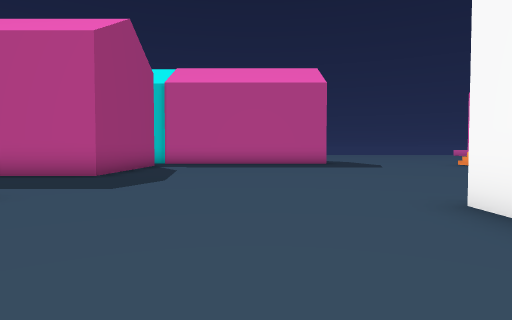
View 1 (above)

24 first-person views from a walk through a 3-D level made in the Unity game engine. The camera is 1.3 m above the floor, tilts 2° down and sees 75° across. The floor is counted in squares, 2 m on a side. Each view is taken from the middle of a square. On the plan, view 1 faces up. The plan holds only what a view shows up to about 10 squares ahead; the rest is blank. The place goes on beyond the plan. The player is left out. Some animated figures are not drawn. Some surface patterns are stand-ins.

View 2
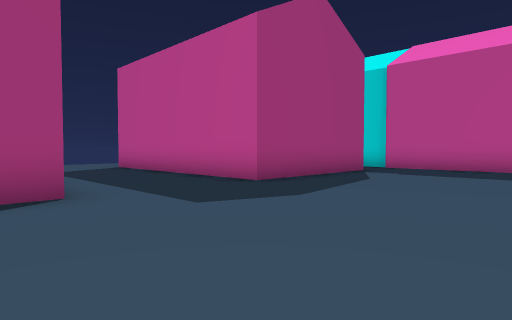

View 3
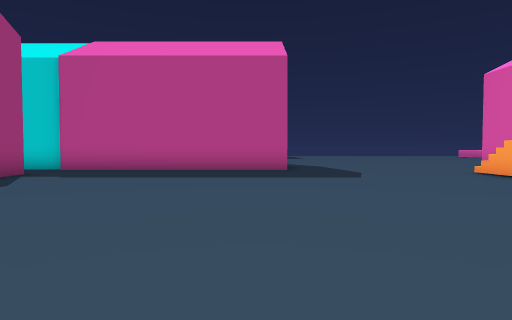

View 4
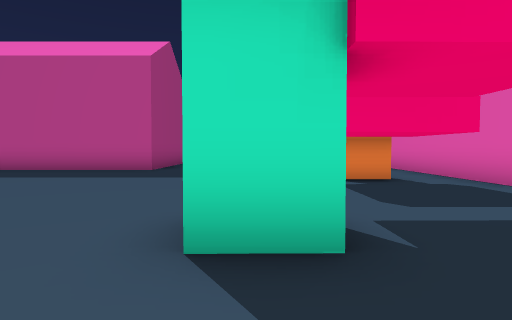

View 5
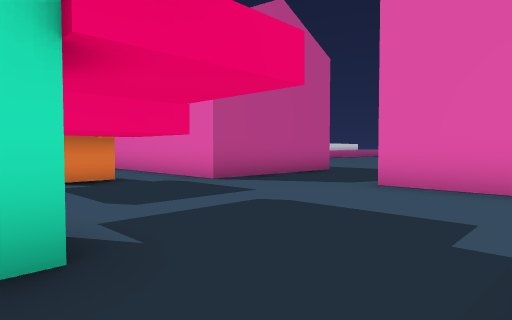

View 6
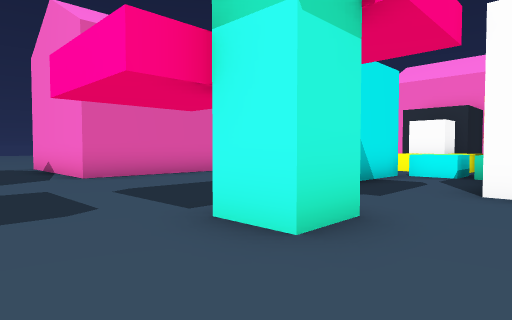

View 7
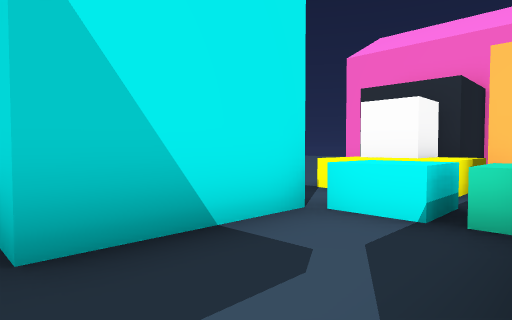

View 8
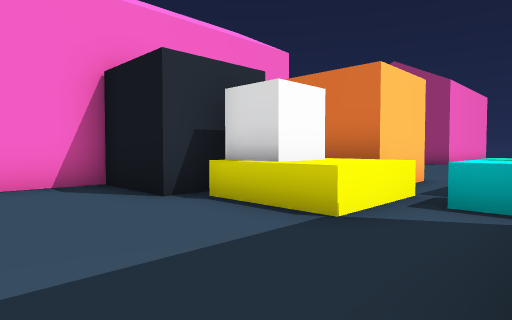

View 9
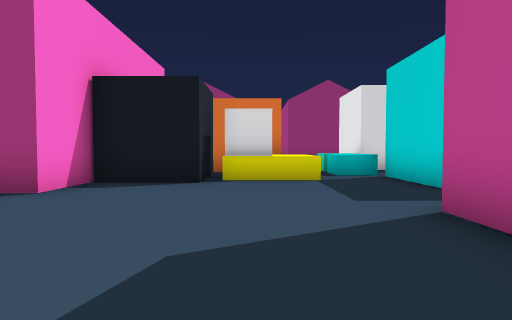

View 10
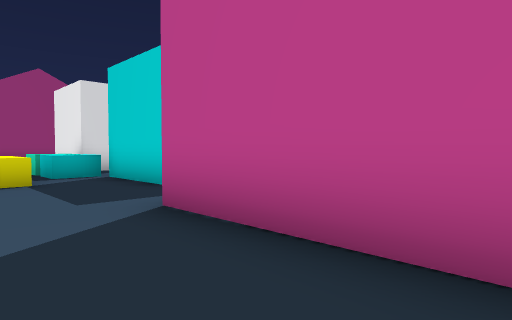

View 11
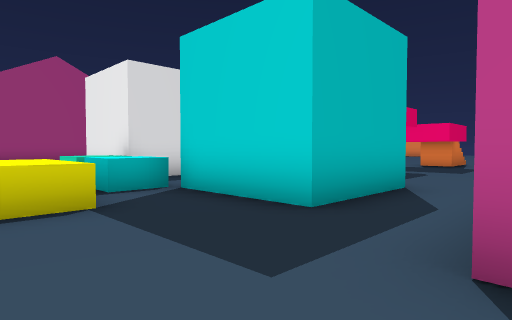

View 12
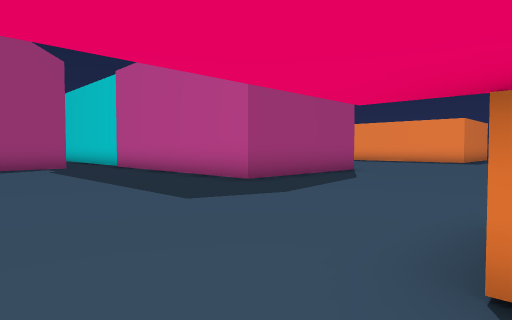

View 13
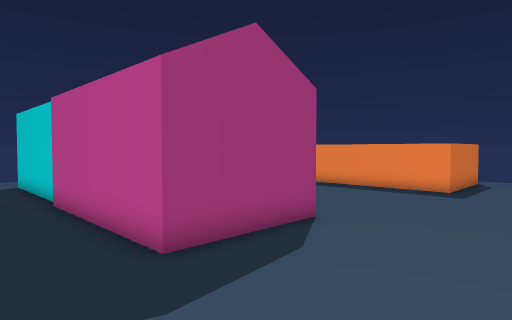

View 14
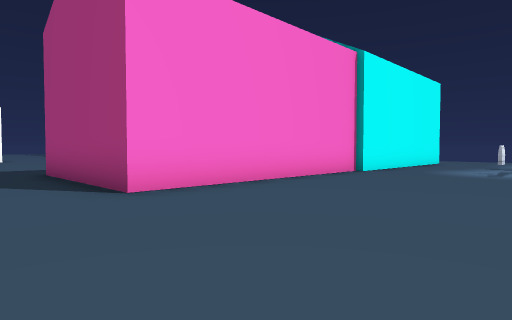

View 15
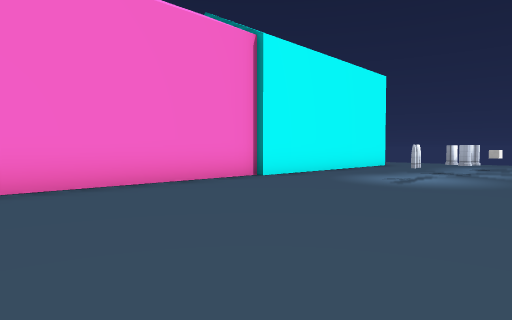

View 16
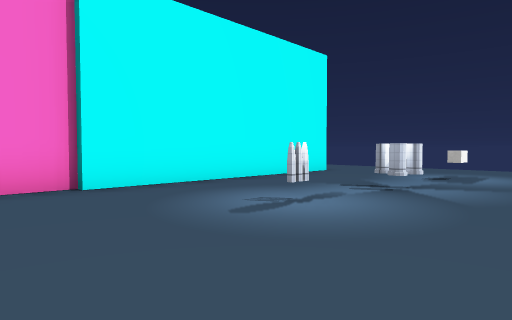

View 17
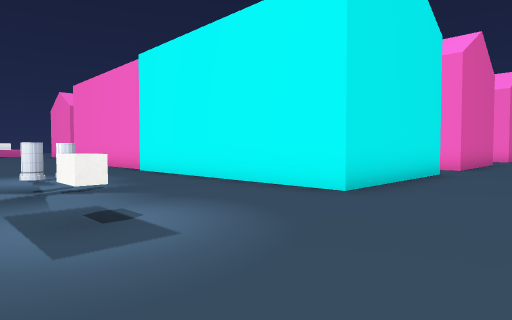

View 18
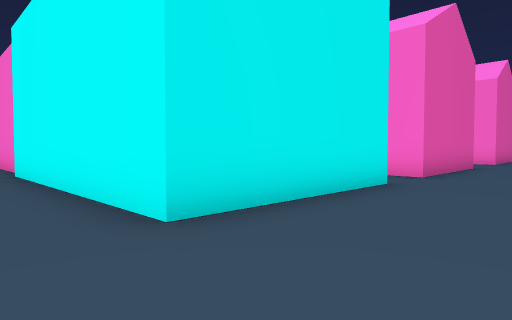

View 19
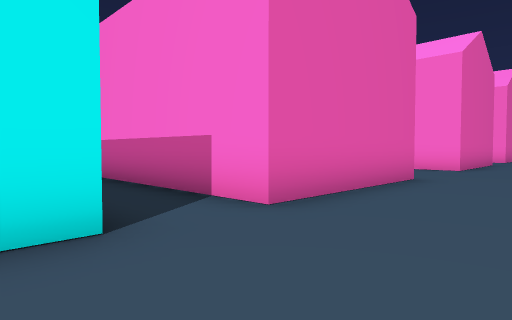

View 20
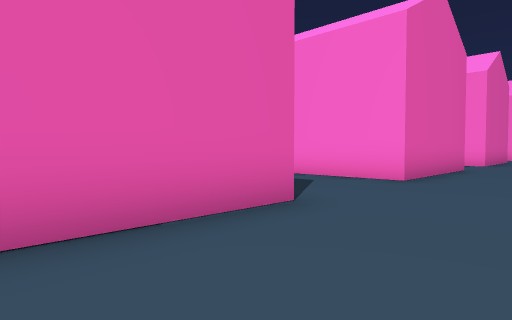

View 21
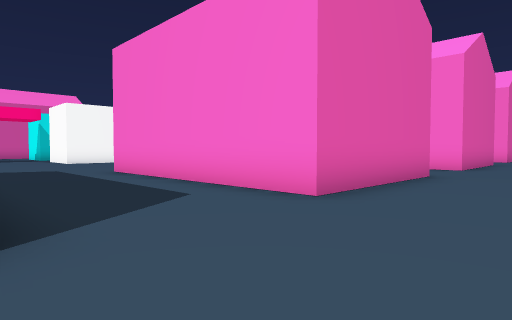

View 22
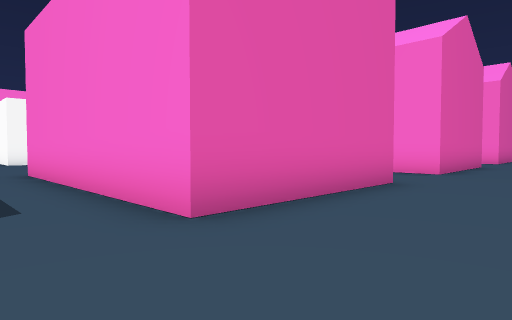

View 23
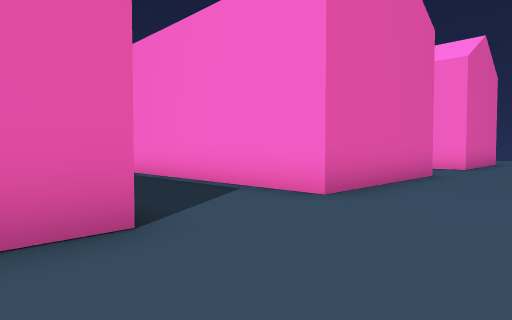

View 24
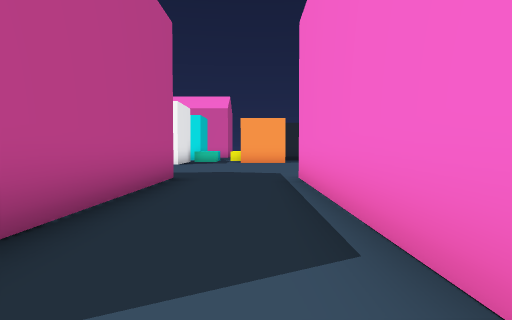

### Floor plan
Key: @ floor where view 1 was taken; # wall or solid block; . floor; / step, stairs or slope; ^ raised ledge; H house; B block; W white block; O other object.
Columns run from 13 left of view 1 to 16 right of it. Each row starts with its distance up from view 1.
 24        .........
 23 ...................
 22 ...W..O..............
 21 ........O............
 20 .....................
 19 .....................
 18 ...HHHHHHHHHHHHHH....
 17 ...H     HHH    H....
 16 ...H     H      H....
 15 ...H       HH   H....
 14 ...H    HHHHHHHHH..... .H
 13 .......  ............. .H
 12 ...HHHHHHH.........../..H
 11 ...HH    H.........../..H
 10 ...HH HHHH..............HHHH
  9 ...H  HHHH...................
  8 ...H HHHHH...................
  7 ...................#..........
  6 .........................HHHHH
  5 .........................H H
  4 ...HHHHHHH....... .......H
  3 ...HHHH   ......O O..##..H
  2 ...HHH     .....OOO..##..
  1 ...H        ...   O^^##..
  0 ...HHHHHHH...@    ^^^....HHHH
 -1 .............  .....^^.......
 -2 .................OOOOO.......
 -3 ...HHHHHHH...      OBB......
 -4  ..HH               BB.....
 -5  ..HH            HHHB BH..
 -6  ..H             HHHHHHH
 -7  ..H              HHHHH
 -8  ...
 -9  ...

Positions as (right, up) in squares from view 1, and headings:
1: (0, 0), facing up
2: (1, 3), facing up-left
3: (2, 4), facing up
4: (6, 4), facing up
5: (6, 4), facing up-right
6: (4, 9), facing down-right
7: (5, 4), facing down-right
8: (11, 1), facing down-left
9: (15, -2), facing left
10: (15, -2), facing up-left
11: (12, -2), facing up-left
12: (8, 9), facing up-left
13: (8, 11), facing up-left
14: (5, 23), facing down-left
15: (2, 24), facing down-left
16: (-2, 24), facing down-left
17: (-13, 23), facing down-right
18: (-13, 20), facing down-right
19: (-13, 15), facing down-right
20: (-13, 11), facing down-right
21: (-13, 8), facing down-right
22: (-13, 6), facing down-right
23: (-13, 1), facing down-right
24: (-11, -2), facing right
